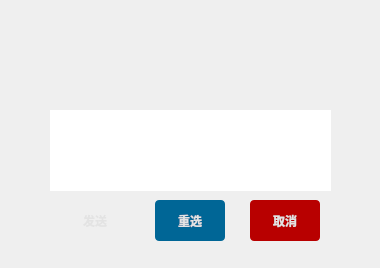
<?xml version="1.0" encoding="UTF-8"?>
<ui version="4.0">
 <class>MediaSendDialog</class>
 <widget class="QDialog" name="MediaSendDialog">
  <property name="geometry">
   <rect>
    <x>0</x>
    <y>0</y>
    <width>380</width>
    <height>268</height>
   </rect>
  </property>
  <property name="windowTitle">
   <string>Dialog</string>
  </property>
  <property name="modal">
   <bool>true</bool>
  </property>
  <widget class="QPushButton" name="cancelBtn">
   <property name="geometry">
    <rect>
     <x>250</x>
     <y>200</y>
     <width>70</width>
     <height>41</height>
    </rect>
   </property>
   <property name="font">
    <font>
     <family>Microsoft YaHei UI</family>
     <pointsize>9</pointsize>
     <weight>75</weight>
     <bold>true</bold>
    </font>
   </property>
   <property name="styleSheet">
    <string notr="true">border: none;
border-radius: 4px;
color: rgb(227, 227, 227);
background-color: rgb(184, 0, 0);
background-image: url(:/imgs/media-send-btn-bdg.png);</string>
   </property>
   <property name="text">
    <string>取消</string>
   </property>
   <property name="autoDefault">
    <bool>false</bool>
   </property>
   <property name="flat">
    <bool>true</bool>
   </property>
  </widget>
  <widget class="QFrame" name="frame">
   <property name="geometry">
    <rect>
     <x>20</x>
     <y>20</y>
     <width>341</width>
     <height>231</height>
    </rect>
   </property>
   <property name="styleSheet">
    <string notr="true">background-image: url(:/imgs/inform-bdg.png);
border-radius: 8px;</string>
   </property>
   <property name="frameShape">
    <enum>QFrame::StyledPanel</enum>
   </property>
   <property name="frameShadow">
    <enum>QFrame::Raised</enum>
   </property>
   <widget class="QFrame" name="fileTypeIcon">
    <property name="geometry">
     <rect>
      <x>135</x>
      <y>20</y>
      <width>70</width>
      <height>70</height>
     </rect>
    </property>
    <property name="styleSheet">
     <string notr="true">image: url(:/assets/110.png);</string>
    </property>
    <property name="frameShape">
     <enum>QFrame::StyledPanel</enum>
    </property>
    <property name="frameShadow">
     <enum>QFrame::Raised</enum>
    </property>
   </widget>
   <widget class="QPlainTextEdit" name="fileNameLabel">
    <property name="geometry">
     <rect>
      <x>30</x>
      <y>90</y>
      <width>281</width>
      <height>81</height>
     </rect>
    </property>
    <property name="font">
     <font>
      <family>Microsoft YaHei UI</family>
      <weight>75</weight>
      <bold>true</bold>
     </font>
    </property>
    <property name="styleSheet">
     <string notr="true">border-radius: 0;
color: rgb(0, 102, 150);</string>
    </property>
    <property name="frameShape">
     <enum>QFrame::NoFrame</enum>
    </property>
    <property name="verticalScrollBarPolicy">
     <enum>Qt::ScrollBarAlwaysOff</enum>
    </property>
    <property name="horizontalScrollBarPolicy">
     <enum>Qt::ScrollBarAlwaysOff</enum>
    </property>
    <property name="readOnly">
     <bool>true</bool>
    </property>
   </widget>
  </widget>
  <widget class="QPushButton" name="confirmBtn">
   <property name="geometry">
    <rect>
     <x>60</x>
     <y>200</y>
     <width>70</width>
     <height>41</height>
    </rect>
   </property>
   <property name="font">
    <font>
     <family>Microsoft YaHei UI</family>
     <pointsize>9</pointsize>
     <weight>75</weight>
     <bold>true</bold>
    </font>
   </property>
   <property name="styleSheet">
    <string notr="true">border: none;
background-image: url(:/imgs/media-send-btn-bdg.png);
border-radius: 4px;
color: rgb(227, 227, 227);</string>
   </property>
   <property name="text">
    <string>发送</string>
   </property>
   <property name="autoDefault">
    <bool>false</bool>
   </property>
   <property name="flat">
    <bool>true</bool>
   </property>
  </widget>
  <widget class="QPushButton" name="changeBtn">
   <property name="geometry">
    <rect>
     <x>155</x>
     <y>200</y>
     <width>70</width>
     <height>41</height>
    </rect>
   </property>
   <property name="font">
    <font>
     <family>Microsoft YaHei UI</family>
     <pointsize>9</pointsize>
     <weight>75</weight>
     <bold>true</bold>
    </font>
   </property>
   <property name="styleSheet">
    <string notr="true">border: none;;
border-radius: 4px;
color: rgb(227, 227, 227);
background-color: rgb(0, 102, 150);
background-image: url(:/imgs/media-send-btn-bdg.png);</string>
   </property>
   <property name="text">
    <string>重选</string>
   </property>
   <property name="autoDefault">
    <bool>false</bool>
   </property>
   <property name="flat">
    <bool>true</bool>
   </property>
  </widget>
  <zorder>frame</zorder>
  <zorder>cancelBtn</zorder>
  <zorder>confirmBtn</zorder>
  <zorder>changeBtn</zorder>
 </widget>
 <resources/>
 <connections/>
</ui>
